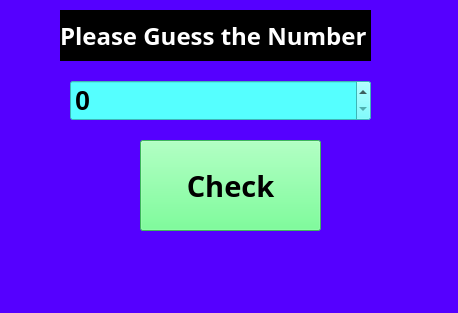
<?xml version="1.0" encoding="UTF-8"?>
<ui version="4.0">
 <class>MainWindow</class>
 <widget class="QMainWindow" name="MainWindow">
  <property name="windowModality">
   <enum>Qt::WindowModal</enum>
  </property>
  <property name="geometry">
   <rect>
    <x>0</x>
    <y>0</y>
    <width>458</width>
    <height>313</height>
   </rect>
  </property>
  <property name="sizePolicy">
   <sizepolicy hsizetype="Expanding" vsizetype="Preferred">
    <horstretch>0</horstretch>
    <verstretch>0</verstretch>
   </sizepolicy>
  </property>
  <property name="windowTitle">
   <string>Guess Number</string>
  </property>
  <property name="styleSheet">
   <string notr="true">
background-color: rgb(85, 0, 255);</string>
  </property>
  <widget class="QWidget" name="centralwidget">
   <widget class="QLabel" name="label">
    <property name="geometry">
     <rect>
      <x>60</x>
      <y>10</y>
      <width>311</width>
      <height>51</height>
     </rect>
    </property>
    <property name="font">
     <font>
      <family>Yekan Bakh FaNum</family>
      <pointsize>18</pointsize>
      <bold>true</bold>
     </font>
    </property>
    <property name="styleSheet">
     <string notr="true">background-color: rgb(0, 0, 0);
color: rgb(255, 255, 255);</string>
    </property>
    <property name="text">
     <string>Please Guess the Number</string>
    </property>
   </widget>
   <widget class="QPushButton" name="btn_check">
    <property name="geometry">
     <rect>
      <x>140</x>
      <y>140</y>
      <width>181</width>
      <height>91</height>
     </rect>
    </property>
    <property name="font">
     <font>
      <family>Yekan Bakh FaNum</family>
      <pointsize>22</pointsize>
      <bold>true</bold>
     </font>
    </property>
    <property name="styleSheet">
     <string notr="true">background-color: rgb(85, 255, 127);</string>
    </property>
    <property name="text">
     <string>Check</string>
    </property>
   </widget>
   <widget class="QSpinBox" name="word">
    <property name="geometry">
     <rect>
      <x>70</x>
      <y>80</y>
      <width>301</width>
      <height>41</height>
     </rect>
    </property>
    <property name="font">
     <font>
      <pointsize>20</pointsize>
      <bold>true</bold>
     </font>
    </property>
    <property name="styleSheet">
     <string notr="true">background-color: rgb(85, 255, 255);</string>
    </property>
   </widget>
  </widget>
 </widget>
 <resources/>
 <connections/>
</ui>
